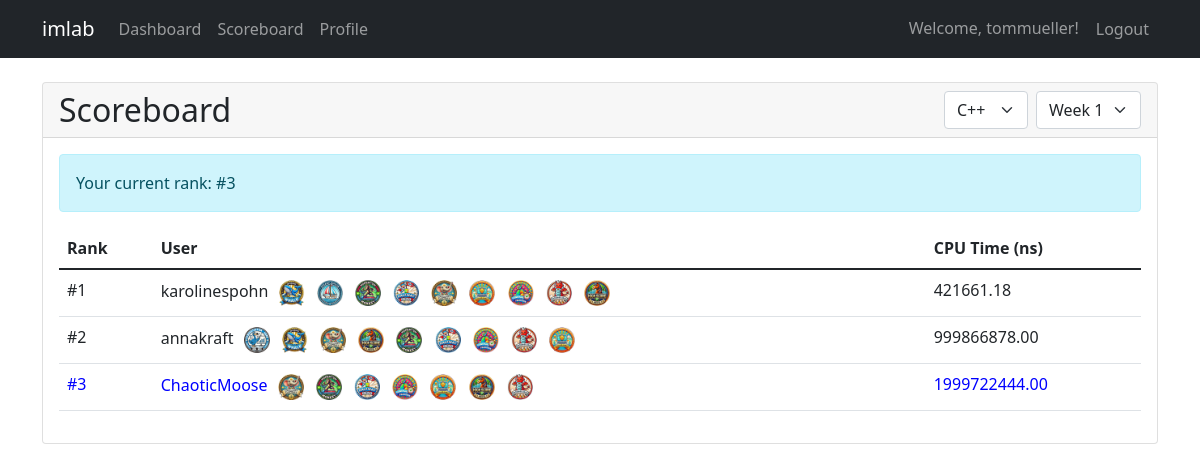
Screenshot of /scoreboard/ (signed in) with the database file from the repository.
### miga/models.py (models this page shows, shortened)
class User(AbstractUser):
    hidden_username = models.CharField(max_length=50, unique=True)
    use_hidden_username = models.BooleanField(default=False)
    total_score = models.IntegerField(default=0)
    joined_date = models.DateTimeField(default=timezone.now)
    assignments_completed = models.IntegerField(default=0)
    class Meta:
        ordering = ['-total_score']
    @property
    def display_name(self):
        return self.hidden_username if self.use_hidden_username else self.username

class UserAward(models.Model):
    user = models.ForeignKey(User, on_delete=models.CASCADE, related_name='awards')
    award = models.ForeignKey(Award, on_delete=models.CASCADE)
    earned_date = models.DateTimeField(auto_now_add=True)
    class Meta:
        unique_together = ['user', 'award']

class Award(models.Model):
    name = models.CharField(max_length=100, unique=True)
    description = models.TextField()
    image_name = models.CharField(max_length=100, editable=False)

### miga/views.py (the view)
# urls.py: path('scoreboard/', views.scoreboard, name='scoreboard'),
@login_required
def scoreboard(request):
    period = request.GET.get('period', 'week1')
    language = request.GET.get('language', 'cpp')
    if language not in ['cpp', 'rust']:
        language = 'cpp'
    week_number = int(period.replace('week', ''))
    sorted_users, user_times = get_user_rankings(week_number, language)
    for user in sorted_users:
        user.user_awards = UserAward.objects.filter(user=user).select_related('award')
        user.cpu_time = user_times.get(user.id, 0)
    current_user_rank = calculate_user_rank(request.user, sorted_users) or 0
    return render(request, 'miga/scoreboard.html', {
        'users': sorted_users[:10],
        'current_period': period,
        'current_language': language,
        'current_user_rank': current_user_rank,
    })

### miga/views.py (called while the page is built)
def get_benchmark_pattern(week_number):
    return (
        f"BM_W{week_number}_",
        f"BM_W{week_number}"
    )

def get_benchmark_metrics(user=None, week_number=None, language='cpp'):
    pattern_with_underscore, pattern_without_underscore = get_benchmark_pattern(week_number)
    query = Q(benchmark_result__language=language)
    if user:
        query &= Q(benchmark_result__user=user)
    if week_number:
        query &= (
            Q(benchmark_name__startswith=pattern_with_underscore) |
            Q(benchmark_name=pattern_without_underscore)
        )
    return BenchmarkMetric.objects.filter(query).order_by('-benchmark_result__submission_time')

def get_user_rankings(week_number, language='cpp'):
    pattern_with_underscore, pattern_without_underscore = get_benchmark_pattern(week_number)
    users_with_benchmarks = User.objects.filter(
        (Q(benchmarkresult__metrics__benchmark_name__startswith=pattern_with_underscore) |
        Q(benchmarkresult__metrics__benchmark_name=pattern_without_underscore)) &
        Q(benchmarkresult__language=language)
    ).distinct()
    user_times = {}
    for user in users_with_benchmarks:
        metrics = get_benchmark_metrics(user=user, week_number=week_number, language=language)
        if metrics.exists():
            user_times[user.id] = metrics.first().cpu_time
    sorted_users = sorted(
        users_with_benchmarks,
        key=lambda u: user_times.get(u.id, float('inf'))
    )
    return sorted_users, user_times

def calculate_user_rank(user, sorted_users):
    return next(
        (i + 1 for i, u in enumerate(sorted_users) if u == user),
        None
    )

### miga/templates/miga/scoreboard.html (shortened to what this page needs)
{% extends 'miga/base.html' %}
{% block content %}
    <div class="row mb-4">
        <div class="col-md-12">
            <div class="card">
                <div class="card-header d-flex justify-content-between align-items-center">
                    <h2 class="mb-0">Scoreboard</h2>
                    <div class="d-flex">
                        <select class="form-select me-2" style="width: auto"
                                id="language-select"
                                onchange="updateScoreboard()">
                            <option value="cpp" {% if current_language == 'cpp' %}selected{% endif %}>C++</option>
                        </select>
                        <select class="form-select" style="width: auto"
                                id="period-select"
                                onchange="updateScoreboard()">
                            {% for week in "123456"|make_list %}
                                <option value="week{{ week }}"
                                        {% if current_period == 'week'|add:week %}selected{% endif %}>
                                    Week {{ week }}
                                </option>
                            {% endfor %}
                        </select>
                    </div>
                </div>
                <div class="card-body">
                    {% if current_user_rank %}
                        <div class="alert alert-info">
                            Your current rank: #{{ current_user_rank }}
                        </div>
                    {% endif %}
                    <div class="table-responsive">
                        <table class="table">
                            <thead>
                            <tr>
                                <th>Rank</th>
                                <th>User</th>
                                <th>CPU Time (ns)</th>
                            </tr>
                            </thead>
                            <tbody>
                            {% for user in users %}
                                 <tr {% if user == request.user %}style="color: blue;"{% endif %}>
                                    <td>#{{ forloop.counter }}</td>
                                    <td>
                                        {{ user.display_name }}
                                        {% load static %}
                                        {% for user_award in user.user_awards %}
                                            <img src="{% static 'images/'|add:user_award.award.image_name|add:'.png' %}"
                                                 alt="{{ user_award.award.name }}"
                                                 title="{{ user_award.award.description }}"
                                                 class="ms-1"
                                                 style="height: 30px; width: auto; background-color: white; padding: 2px; border-radius: 2px;">
                                        {% endfor %}
                                    </td>
                                    <td>{{ user.cpu_time|floatformat:2 }}</td>
                                </tr>
                            {% empty %}
                                <tr>
                                    <td colspan="3" class="text-center">No rankings available for this period.</td>
                                </tr>
                            {% endfor %}
                            </tbody>
                        </table>
                    </div>
                </div>
            </div>
        </div>
    </div>
{% endblock %}

### miga/templates/miga/base.html (shortened to what this page needs)
<!DOCTYPE html>
<html lang="en">
<head>
    <link href="https://cdn.jsdelivr.net/npm/bootstrap@5.1.3/dist/css/bootstrap.min.css" rel="stylesheet">
</head>
<body>
<nav class="navbar navbar-expand-lg navbar-dark bg-dark">
    <div class="container">
        <a class="navbar-brand" href="{% url 'dashboard' %}">imlab</a>
        <div class="collapse navbar-collapse" id="navbarNav">
            <ul class="navbar-nav me-auto">
                {% if user.is_authenticated %}
                    <li class="nav-item">
                        <a class="nav-link" href="{% url 'dashboard' %}">Dashboard</a>
                    </li>
                    <li class="nav-item">
                        <a class="nav-link" href="{% url 'scoreboard' %}">Scoreboard</a>
                    </li>
                    <li class="nav-item">
                        <a class="nav-link" href="{% url 'profile' %}">Profile</a>
                    </li>
                {% endif %}
            </ul>
            <ul class="navbar-nav">
                {% if user.is_authenticated %}
                    <li class="nav-item">
                        <span class="nav-link">Welcome, {{ user.username }}!</span>
                    </li>
                    <form method="post" action="{% url 'logout' %}" class="nav-item">
                        <button type="submit" class="nav-link btn btn-link">Logout</button>
                    </form>
                {% else %}
                    <li class="nav-item">
                        <a class="nav-link" href="{% url 'login' %}">Login</a>
                    </li>
                {% endif %}
            </ul>
        </div>
    </div>
</nav>
<div class="container mt-4">
    {% block content %}
    {% endblock %}
</div>
</body>
</html>

### rows the page displays
User: username "tommueller", display_name "ChaoticMoose", cpu_time "1999722444.00"
User: display_name "karolinespohn", cpu_time "421661.18"
UserAward: award.image_name (picture)
UserAward: award.image_name (picture)
UserAward: award.image_name (picture)
UserAward: award.image_name (picture)
UserAward: award.image_name (picture)
UserAward: award.image_name (picture)
UserAward: award.image_name (picture)
UserAward: award.image_name (picture)
UserAward: award.image_name (picture)
User: display_name "annakraft", cpu_time "999866878.00"
UserAward: award.image_name (picture)
UserAward: award.image_name (picture)
UserAward: award.image_name (picture)
UserAward: award.image_name (picture)
UserAward: award.image_name (picture)
UserAward: award.image_name (picture)
UserAward: award.image_name (picture)
UserAward: award.image_name (picture)
UserAward: award.image_name (picture)
UserAward: award.image_name (picture)
UserAward: award.image_name (picture)
UserAward: award.image_name (picture)
UserAward: award.image_name (picture)
UserAward: award.image_name (picture)
UserAward: award.image_name (picture)
UserAward: award.image_name (picture)

### other values shown
{{ current_user_rank }} "3"
